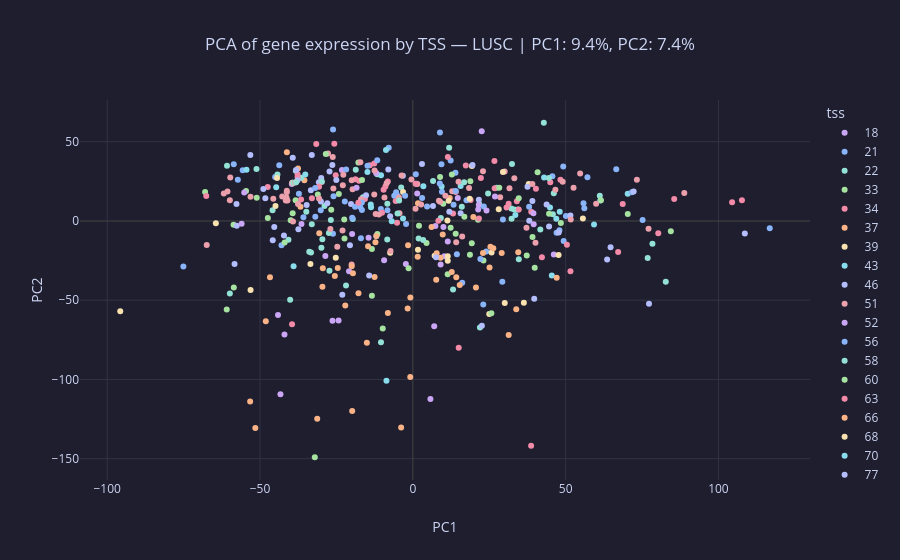

The code cell stored with this chart in its notebook:
### Markdown cell above
The survival rates varies drastically across sites. TSS 22 has 93% death rate and TSS 37 has 8% -> That's a 85 percentage point spread across the hospitals. These differences could either be because of:
- Real biological difference - Certain sites get more later stage cancers than others
- Follow up artefact
- Both

A large amount of variation in the death rate could be explained purely by which site the patient went through. Our model should be able to absorb these differences so that only the biologically relevant covariates remain

### Code cell
from sklearn.decomposition import PCA

gene_cols = [c for c in df.columns if c.startswith("ENSG")]

pca = PCA(n_components=2)
coords = pca.fit_transform(df[gene_cols])

pca_df = pd.DataFrame({
    "PC1": coords[:, 0],
    "PC2": coords[:, 1],
    "tss": df["tss"].astype(str),
    "patient": df["patient_barcode"]
})

fig = px.scatter(
    pca_df, x="PC1", y="PC2", color="tss",
    hover_data=["patient"],
    title=f"PCA of gene expression by TSS — LUSC | PC1: {pca.explained_variance_ratio_[0]:.1%}, PC2: {pca.explained_variance_ratio_[1]:.1%}",
)
fig.show()

### Figure 1 — Plotly figure (JSON) as saved in the notebook; plotly's stock layout.template omitted (floating-point values rounded to 4 significant figures)
{"data": [{"customdata": [["TCGA-18-3406"], ["TCGA-18-3407"], ["TCGA-18-3408"], ["TCGA-18-3409"], ["TCGA-18-3410"], ["TCGA-18-3411"], ["TCGA-18-3412"], ["TCGA-18-3414"], ["TCGA-18-3415"], ["TCGA-18-3416"], ["TCGA-18-3417"], ["TCGA-18-3419"], ["TCGA-18-3421"], ["TCGA-18-4083"], ["TCGA-18-4086"], ["TCGA-18-4721"], ["TCGA-18-5592"], ["TCGA-18-5595"]], "hovertemplate": "tss=18<br>PC1=%{x}<br>PC2=%{y}<br>patient=%{customdata[0]}<extra></extra>", "legendgroup": "18", "marker": {"color": "#cba6f7", "symbol": "circle"}, "mode": "markers", "name": "18", "orientation": "v", "showlegend": true, "type": "scatter", "x": [5.755, 7.388, -26.29, 46.13, 10.3, -42.0, -44.12, -2.279, -24.3, -19.87, 6.991, -14.48, -43.31, -23.21, -20.88, -9.396, -39.46, -39.6], "xaxis": "x", "y": [-112.3, -3.101, -62.93, -21.15, -22.3, -71.63, -59.36, -27.08, -62.76, -8.277, -66.48, -10.52, -109.3, 32.2, -31.77, -24.75, 24.16, 23.27], "yaxis": "y"}, {"customdata": [["TCGA-21-1070"], ["TCGA-21-1071"], ["TCGA-21-1072"], ["TCGA-21-1075"], ["TCGA-21-1076"], ["TCGA-21-1077"], ["TCGA-21-1078"], ["TCGA-21-1079"], ["TCGA-21-1080"], ["TCGA-21-1081"], ["TCGA-21-1082"], ["TCGA-21-1083"], ["TCGA-21-5782"], ["TCGA-21-5783"], ["TCGA-21-5784"], ["TCGA-21-5786"], ["TCGA-21-5787"], ["TCGA-21-A5DI"]], "hovertemplate": "tss=21<br>PC1=%{x}<br>PC2=%{y}<br>patient=%{customdata[0]}<extra></extra>", "legendgroup": "21", "marker": {"color": "#89b4fa", "symbol": "circle"}, "mode": "markers", "name": "21", "orientation": "v", "showlegend": true, "type": "scatter", "x": [24.04, -11.94, -42.97, -75.08, 47.96, -16.99, -2.207, 14.41, -26.13, -7.897, 3.04, -8.319, 9.519, 12.36, 23.05, -10.46, 16.16, -5.029], "xaxis": "x", "y": [-19.34, -9.559, -15.4, -28.75, -5.921, -10.94, -1.876, -20.99, -8.065, 46.26, 14.53, 6.781, 18.51, 38.18, -52.75, 7.595, -38.95, 15.85], "yaxis": "y"}, {"customdata": [["TCGA-22-0940"], ["TCGA-22-0944"], ["TCGA-22-1000"], ["TCGA-22-1002"], ["TCGA-22-1005"], ["TCGA-22-1011"], ["TCGA-22-1012"], ["TCGA-22-1016"], ["TCGA-22-1017"], ["TCGA-22-4591"], ["TCGA-22-4593"], ["TCGA-22-4594"], ["TCGA-22-4595"], ["TCGA-22-4596"], ["TCGA-22-4599"], ["TCGA-22-4601"], ["TCGA-22-4604"], ["TCGA-22-4605"], ["TCGA-22-4607"], ["TCGA-22-4609"], ["TCGA-22-4613"], ["TCGA-22-5471"], ["TCGA-22-5472"], ["TCGA-22-5473"], ["TCGA-22-5474"], ["TCGA-22-5477"], ["TCGA-22-5478"], ["TCGA-22-5479"], ["TCGA-22-5480"], ["TCGA-22-5481"], ["TCGA-22-5482"], ["TCGA-22-5483"], ["TCGA-22-5485"], ["TCGA-22-5489"], ["TCGA-22-5491"], ["TCGA-22-5492"], ["TCGA-22-A5C4"]], "hovertemplate": "tss=22<br>PC1=%{x}<br>PC2=%{y}<br>patient=%{customdata[0]}<extra></extra>", "legendgroup": "22", "marker": {"color": "#94e2d5", "symbol": "circle"}, "mode": "markers", "name": "22", "orientation": "v", "showlegend": true, "type": "scatter", "x": [13.16, -40.7, 78.41, 45.83, 76.85, 32.23, -33.32, 61.18, 34.67, -29.61, 6.618, 21.96, 16.02, 82.77, -21.86, -11.66, 9.16, 32.32, -10.42, 46.13, -29.92, -27.28, 34.44, -33.89, 1.894, -38.29, 21.75, -33.05, 24.63, -16.3, -27.46, -8.368, -28.92, 41.72, -59.88, 33.16, -3.814], "xaxis": "x", "y": [-43.3, -11.78, -14.32, 4.253, -23.32, 7.831, -19.92, 15.96, -24.19, -11.53, 25.24, -67.26, 8.896, -38.42, -40.67, 29.49, 1.933, 1.359, -76.49, 17.47, -16.86, -31.41, 7.287, -19.49, -11.03, 31.72, 10.49, -2.057, 17.3, 14.92, -7.583, -11.69, 9.422, -5.307, -45.69, 7.24, 21.16], "yaxis": "y"}, {"customdata": [["TCGA-33-4532"], ["TCGA-33-4533"], ["TCGA-33-4538"], ["TCGA-33-4547"], ["TCGA-33-4566"], ["TCGA-33-4582"], ["TCGA-33-4583"], ["TCGA-33-4586"], ["TCGA-33-4587"], ["TCGA-33-4589"], ["TCGA-33-6737"], ["TCGA-33-6738"], ["TCGA-33-A4WN"], ["TCGA-33-A5GW"], ["TCGA-33-AAS8"], ["TCGA-33-AASB"], ["TCGA-33-AASD"], ["TCGA-33-AASI"], ["TCGA-33-AASJ"], ["TCGA-33-AASL"]], "hovertemplate": "tss=33<br>PC1=%{x}<br>PC2=%{y}<br>patient=%{customdata[0]}<extra></extra>", "legendgroup": "33", "marker": {"color": "#a6e3a1", "symbol": "circle"}, "mode": "markers", "name": "33", "orientation": "v", "showlegend": true, "type": "scatter", "x": [-58.66, 4.478, -39.98, 14.02, -9.847, -60.9, -58.58, -41.94, -17.81, -32.08, 18.69, -13.39, -31.08, -39.32, -51.09, -22.45, -24.21, -11.6, -67.98, -47.44], "xaxis": "x", "y": [-2.396, -13.93, 0.4481, -8.082, -67.89, -55.79, -41.99, -13.63, 36.88, -149.1, -21.3, -17.64, 16.68, 4.863, 14.72, 0.9454, 16.98, -8.254, 18.23, 1.806], "yaxis": "y"}, {"customdata": [["TCGA-34-2596"], ["TCGA-34-2600"], ["TCGA-34-2608"], ["TCGA-34-5231"], ["TCGA-34-5232"], ["TCGA-34-5234"], ["TCGA-34-5236"], ["TCGA-34-5239"], ["TCGA-34-5240"], ["TCGA-34-5241"], ["TCGA-34-5927"], ["TCGA-34-5928"], ["TCGA-34-5929"], ["TCGA-34-7107"], ["TCGA-34-8454"], ["TCGA-34-8455"], ["TCGA-34-8456"], ["TCGA-34-A5IX"]], "hovertemplate": "tss=34<br>PC1=%{x}<br>PC2=%{y}<br>patient=%{customdata[0]}<extra></extra>", "legendgroup": "34", "marker": {"color": "#f38ba8", "symbol": "circle"}, "mode": "markers", "name": "34", "orientation": "v", "showlegend": true, "type": "scatter", "x": [-15.67, -17.58, 51.58, -25.24, 13.16, 38.71, 8.36, 44.98, -39.52, 15.01, -25.7, 38.74, -9.57, -14.05, 34.04, 18.91, -12.63, -5.17], "xaxis": "x", "y": [13.92, 25.42, -31.72, 28.78, 4.774, -141.9, 0.08132, 24.43, -65.18, -79.96, 48.73, 5.844, 19.63, 35.08, 12.52, 13.29, 36.19, -1.189], "yaxis": "y"}, {"customdata": [["TCGA-37-3783"], ["TCGA-37-3789"], ["TCGA-37-3792"], ["TCGA-37-4129"], ["TCGA-37-4130"], ["TCGA-37-4132"], ["TCGA-37-4133"], ["TCGA-37-4135"], ["TCGA-37-4141"], ["TCGA-37-5819"], ["TCGA-37-A5EL"], ["TCGA-37-A5EM"], ["TCGA-37-A5EN"]], "hovertemplate": "tss=37<br>PC1=%{x}<br>PC2=%{y}<br>patient=%{customdata[0]}<extra></extra>", "legendgroup": "37", "marker": {"color": "#fab387", "symbol": "circle"}, "mode": "markers", "name": "37", "orientation": "v", "showlegend": true, "type": "scatter", "x": [-19.84, -1.693, 31.37, 7.651, -3.824, -15.04, -53.23, -51.54, -8.169, -17.79, -35.49, 12.09, -39.39], "xaxis": "x", "y": [-119.9, -55.25, -71.95, -37.05, -130.3, -76.87, -113.9, -130.6, -58.14, -45.68, 25.68, 14.53, 24.16], "yaxis": "y"}, {"customdata": [["TCGA-39-5011"], ["TCGA-39-5016"], ["TCGA-39-5019"], ["TCGA-39-5021"], ["TCGA-39-5022"], ["TCGA-39-5024"], ["TCGA-39-5027"], ["TCGA-39-5028"], ["TCGA-39-5029"], ["TCGA-39-5030"], ["TCGA-39-5031"], ["TCGA-39-5034"], ["TCGA-39-5035"], ["TCGA-39-5036"], ["TCGA-39-5037"], ["TCGA-39-5039"], ["TCGA-39-5040"]], "hovertemplate": "tss=39<br>PC1=%{x}<br>PC2=%{y}<br>patient=%{customdata[0]}<extra></extra>", "legendgroup": "39", "marker": {"color": "#f9e2af", "symbol": "circle"}, "mode": "markers", "name": "39", "orientation": "v", "showlegend": true, "type": "scatter", "x": [25.01, -33.51, -7.419, -25.22, 47.69, 1.685, -64.45, 30.08, 11.42, 55.65, 7.142, 25.76, 11.43, -53.1, -95.74, 36.33, 19.33], "xaxis": "x", "y": [-58.64, -27.17, -20.04, -23.22, -21.42, -18.08, -1.477, -51.8, -22.27, 1.603, -21.92, -19.9, -25.11, -43.49, -56.93, -51.63, 34.74], "yaxis": "y"}, {"customdata": [["TCGA-43-2576"], ["TCGA-43-2578"], ["TCGA-43-2581"], ["TCGA-43-3394"], ["TCGA-43-3920"], ["TCGA-43-5668"], ["TCGA-43-5670"], ["TCGA-43-6143"], ["TCGA-43-6647"], ["TCGA-43-6770"], ["TCGA-43-6771"], ["TCGA-43-6773"], ["TCGA-43-7656"], ["TCGA-43-7657"], ["TCGA-43-7658"], ["TCGA-43-8115"], ["TCGA-43-8116"], ["TCGA-43-8118"], ["TCGA-43-A474"], ["TCGA-43-A475"], ["TCGA-43-A56U"], ["TCGA-43-A56V"]], "hovertemplate": "tss=43<br>PC1=%{x}<br>PC2=%{y}<br>patient=%{customdata[0]}<extra></extra>", "legendgroup": "43", "marker": {"color": "#89dceb", "symbol": "circle"}, "mode": "markers", "name": "43", "orientation": "v", "showlegend": true, "type": "scatter", "x": [45.47, -3.204, 59.29, -39.02, -8.63, 44.89, -6.901, -8.785, 70.32, -10.41, 33.55, 46.95, 15.65, -13.77, -14.85, 42.94, 1.125, 3.44, -44.71, 9.414, 61.34, -19.65], "xaxis": "x", "y": [-34.33, 1.494, -2.195, -28.5, -100.8, 8.461, -0.1141, 44.73, 17.12, 28.89, 3.756, 1.374, 22.06, 10.43, 30.91, 27.38, 23.43, 21.85, 21.3, 21.78, 12.96, 1.237], "yaxis": "y"}, {"customdata": [["TCGA-46-3765"], ["TCGA-46-3766"], ["TCGA-46-3767"], ["TCGA-46-3768"], ["TCGA-46-3769"], ["TCGA-46-6025"], ["TCGA-46-6026"]], "hovertemplate": "tss=46<br>PC1=%{x}<br>PC2=%{y}<br>patient=%{customdata[0]}<extra></extra>", "legendgroup": "46", "marker": {"color": "#b4befe", "symbol": "circle"}, "mode": "markers", "name": "46", "orientation": "v", "showlegend": true, "type": "scatter", "x": [-23.07, 77.28, 63.58, -45.84, 22.59, -20.23, -33.06], "xaxis": "x", "y": [-46.56, -52.2, -24.34, -12.16, -66.09, 10.69, 41.68], "yaxis": "y"}, {"customdata": [["TCGA-51-4079"], ["TCGA-51-4080"], ["TCGA-51-4081"], ["TCGA-51-6867"]], "hovertemplate": "tss=51<br>PC1=%{x}<br>PC2=%{y}<br>patient=%{customdata[0]}<extra></extra>", "legendgroup": "51", "marker": {"color": "#eba0ac", "symbol": "circle"}, "mode": "markers", "name": "51", "orientation": "v", "showlegend": true, "type": "scatter", "x": [-20.03, -67.45, -26.21, -16.96], "xaxis": "x", "y": [-27.47, -15.15, 40.36, 13.77], "yaxis": "y"}, {"customdata": [["TCGA-52-7622"], ["TCGA-52-7809"], ["TCGA-52-7810"], ["TCGA-52-7811"], ["TCGA-52-7812"]], "hovertemplate": "tss=52<br>PC1=%{x}<br>PC2=%{y}<br>patient=%{customdata[0]}<extra></extra>", "legendgroup": "52", "marker": {"color": "#cba6f7", "symbol": "circle"}, "mode": "markers", "name": "52", "orientation": "v", "showlegend": true, "type": "scatter", "x": [21.39, -12.02, -28.62, 11.43, 9.091], "xaxis": "x", "y": [7.186, 30.25, -22.04, -13.03, -27.48], "yaxis": "y"}, {"customdata": [["TCGA-56-1622"], ["TCGA-56-5897"], ["TCGA-56-5898"], ["TCGA-56-6545"], ["TCGA-56-7221"], ["TCGA-56-7222"], ["TCGA-56-7223"], ["TCGA-56-7579"], ["TCGA-56-7580"], ["TCGA-56-7582"], ["TCGA-56-7730"], ["TCGA-56-7731"], ["TCGA-56-7822"], ["TCGA-56-7823"], ["TCGA-56-8082"], ["TCGA-56-8083"], ["TCGA-56-8201"], ["TCGA-56-8304"], ["TCGA-56-8305"], ["TCGA-56-8307"], ["TCGA-56-8308"], ["TCGA-56-8309"], ["TCGA-56-8503"], ["TCGA-56-8504"], ["TCGA-56-8622"], ["TCGA-56-8623"], ["TCGA-56-8624"], ["TCGA-56-8625"], ["TCGA-56-8626"], ["TCGA-56-8628"], ["TCGA-56-8629"], ["TCGA-56-A49D"], ["TCGA-56-A4BW"], ["TCGA-56-A4BX"], ["TCGA-56-A4BY"], ["TCGA-56-A4ZJ"], ["TCGA-56-A4ZK"], ["TCGA-56-A5DR"], ["TCGA-56-A5DS"], ["TCGA-56-A62T"]], "hovertemplate": "tss=56<br>PC1=%{x}<br>PC2=%{y}<br>patient=%{customdata[0]}<extra></extra>", "legendgroup": "56", "marker": {"color": "#89b4fa", "symbol": "circle"}, "mode": "markers", "name": "56", "orientation": "v", "showlegend": true, "type": "scatter", "x": [-16.65, 50.1, 17.55, 55.85, -37.27, -19.85, -45.05, -31.91, -22.26, -25.95, -57.26, 49.35, 29.48, -55.68, -21.83, 8.875, 47.04, -35.81, -16.67, 9.37, 0.9734, 71.67, 56.11, -18.91, 38.05, 116.8, 45.67, 57.13, 49.21, 66.57, -5.468, 13.33, 13.64, -58.59, -11.64, 75.19, -14.84, -17.2, 13.96, -6.077], "xaxis": "x", "y": [6.996, 3.156, 13.14, 11.16, 17.14, 1.977, 27.8, 2.739, 12.33, 15.64, 26.04, -12.7, 0.8605, 31.96, 32.45, 55.82, -7.398, 2.28, 11.71, 35.74, 29.51, 18.13, 8.086, 8.959, 8.976, -4.596, 28.28, 27.59, 34.39, 32.64, 18.18, 10.21, 18.71, 35.82, 38.27, 0.5636, 34.78, 8.799, 30.46, 15.87], "yaxis": "y"}, {"customdata": [["TCGA-58-8386"], ["TCGA-58-8387"], ["TCGA-58-8388"], ["TCGA-58-8390"], ["TCGA-58-8391"], ["TCGA-58-8392"], ["TCGA-58-8393"], ["TCGA-58-A46J"], ["TCGA-58-A46K"], ["TCGA-58-A46L"], ["TCGA-58-A46M"], ["TCGA-58-A46N"]], "hovertemplate": "tss=58<br>PC1=%{x}<br>PC2=%{y}<br>patient=%{customdata[0]}<extra></extra>", "legendgroup": "58", "marker": {"color": "#94e2d5", "symbol": "circle"}, "mode": "markers", "name": "58", "orientation": "v", "showlegend": true, "type": "scatter", "x": [44.52, -40.14, 42.87, 11.88, -36.49, -44.3, 27.46, -8.327, -39.11, -18.67, -45.89, -60.8], "xaxis": "x", "y": [27.09, -49.68, 61.97, 46.15, 27.29, 29.39, 20.89, 10.91, 24.11, 32.25, 6.753, 34.77], "yaxis": "y"}, {"customdata": [["TCGA-60-2695"], ["TCGA-60-2696"], ["TCGA-60-2697"], ["TCGA-60-2698"], ["TCGA-60-2703"], ["TCGA-60-2704"], ["TCGA-60-2706"], ["TCGA-60-2707"], ["TCGA-60-2708"], ["TCGA-60-2709"], ["TCGA-60-2710"], ["TCGA-60-2711"], ["TCGA-60-2712"], ["TCGA-60-2713"], ["TCGA-60-2714"], ["TCGA-60-2715"], ["TCGA-60-2716"], ["TCGA-60-2719"], ["TCGA-60-2720"], ["TCGA-60-2721"], ["TCGA-60-2722"], ["TCGA-60-2723"], ["TCGA-60-2724"], ["TCGA-60-2725"], ["TCGA-60-2726"]], "hovertemplate": "tss=60<br>PC1=%{x}<br>PC2=%{y}<br>patient=%{customdata[0]}<extra></extra>", "legendgroup": "60", "marker": {"color": "#a6e3a1", "symbol": "circle"}, "mode": "markers", "name": "60", "orientation": "v", "showlegend": true, "type": "scatter", "x": [8.917, 11.4, 84.43, 23.12, 9.95, 61.54, 2.013, 39.16, 12.37, 44.58, 12.78, -38.36, 48.43, 21.35, 37.27, 70.33, -16.62, -26.7, 25.7, 18.82, -54.58, -13.39, -1.396, 39.88, -22.36], "xaxis": "x", "y": [27.67, -33.59, -6.495, -24.92, 10.92, 13.0, -2.962, -10.03, -4.258, 4.495, 29.35, 13.15, -1.343, 0.7692, -21.85, 4.449, 25.85, 7.104, -58.14, 25.03, 18.94, -47.17, -29.88, -29.56, -11.09], "yaxis": "y"}, {"customdata": [["TCGA-63-6202"], ["TCGA-63-7020"], ["TCGA-63-7021"], ["TCGA-63-7022"], ["TCGA-63-7023"], ["TCGA-63-A5M9"], ["TCGA-63-A5MB"], ["TCGA-63-A5MG"], ["TCGA-63-A5MH"], ["TCGA-63-A5MI"], ["TCGA-63-A5MJ"], ["TCGA-63-A5ML"], ["TCGA-63-A5MM"], ["TCGA-63-A5MN"], ["TCGA-63-A5MP"], ["TCGA-63-A5MR"], ["TCGA-63-A5MS"], ["TCGA-63-A5MT"], ["TCGA-63-A5MV"], ["TCGA-63-A5MW"], ["TCGA-63-A5MY"]], "hovertemplate": "tss=63<br>PC1=%{x}<br>PC2=%{y}<br>patient=%{customdata[0]}<extra></extra>", "legendgroup": "63", "marker": {"color": "#f38ba8", "symbol": "circle"}, "mode": "markers", "name": "63", "orientation": "v", "showlegend": true, "type": "scatter", "x": [50.42, 26.78, 14.03, 68.68, -47.48, -33.02, -37.71, 31.35, -8.99, -37.72, -36.57, -18.79, 42.24, 80.32, -10.08, -5.615, 48.3, 21.62, 22.26, 11.46, -67.59], "xaxis": "x", "y": [-14.95, 20.66, 18.31, 10.75, 21.43, 14.38, 29.47, 10.8, 21.83, 27.73, 13.5, 26.26, -22.96, -7.738, 5.145, 12.65, 25.98, 1.566, 27.17, 40.4, 15.71], "yaxis": "y"}, {"customdata": [["TCGA-66-2727"], ["TCGA-66-2734"], ["TCGA-66-2737"], ["TCGA-66-2742"], ["TCGA-66-2744"], ["TCGA-66-2753"], ["TCGA-66-2754"], ["TCGA-66-2755"], ["TCGA-66-2756"], ["TCGA-66-2757"], ["TCGA-66-2758"], ["TCGA-66-2759"], ["TCGA-66-2763"], ["TCGA-66-2765"], ["TCGA-66-2766"], ["TCGA-66-2767"], ["TCGA-66-2768"], ["TCGA-66-2769"], ["TCGA-66-2770"], ["TCGA-66-2771"], ["TCGA-66-2773"], ["TCGA-66-2777"], ["TCGA-66-2778"], ["TCGA-66-2780"], ["TCGA-66-2781"], ["TCGA-66-2782"], ["TCGA-66-2783"], ["TCGA-66-2785"], ["TCGA-66-2786"], ["TCGA-66-2787"], ["TCGA-66-2788"], ["TCGA-66-2789"], ["TCGA-66-2790"], ["TCGA-66-2791"], ["TCGA-66-2792"], ["TCGA-66-2793"], ["TCGA-66-2794"], ["TCGA-66-2795"], ["TCGA-66-2800"]], "hovertemplate": "tss=66<br>PC1=%{x}<br>PC2=%{y}<br>patient=%{customdata[0]}<extra></extra>", "legendgroup": "66", "marker": {"color": "#fab387", "symbol": "circle"}, "mode": "markers", "name": "66", "orientation": "v", "showlegend": true, "type": "scatter", "x": [-29.46, 26.34, 9.08, -1.561, 47.07, 9.779, -46.74, 22.97, -19.6, -11.92, -29.59, -20.0, -14.65, 15.34, -48.12, 29.08, -0.8129, 33.84, 1.681, -0.8431, 6.126, 7.801, -31.29, 14.21, -25.52, 12.74, -12.23, 20.65, 25.39, -30.61, 34.49, 25.1, 19.81, 1.584, -36.76, -37.57, -24.56, -22.11, -12.51], "xaxis": "x", "y": [-29.81, -17.25, -23.28, -15.35, -35.89, -8.546, -35.43, -20.15, -32.97, -9.513, -41.53, -28.58, -15.89, -40.43, -63.21, -20.21, -48.33, -55.62, 11.1, -98.37, -3.799, -20.36, -124.7, -35.47, -34.79, -32.24, -13.39, -42.03, -16.25, -7.672, -19.78, -29.33, 2.537, -22.65, 9.043, 33.16, -29.66, -53.32, -35.41], "yaxis": "y"}, {"customdata": [["TCGA-68-7755"], ["TCGA-68-7756"], ["TCGA-68-7757"], ["TCGA-68-8250"], ["TCGA-68-8251"], ["TCGA-68-A59I"], ["TCGA-68-A59J"]], "hovertemplate": "tss=68<br>PC1=%{x}<br>PC2=%{y}<br>patient=%{customdata[0]}<extra></extra>", "legendgroup": "68", "marker": {"color": "#f9e2af", "symbol": "circle"}, "mode": "markers", "name": "68", "orientation": "v", "showlegend": true, "type": "scatter", "x": [-44.95, 11.32, 28.11, 18.59, 11.7, 37.93, -3.204], "xaxis": "x", "y": [9.506, 0.344, 7.425, 14.08, 12.8, 23.27, 18.35], "yaxis": "y"}, {"customdata": [["TCGA-70-6722"], ["TCGA-70-6723"]], "hovertemplate": "tss=70<br>PC1=%{x}<br>PC2=%{y}<br>patient=%{customdata[0]}<extra></extra>", "legendgroup": "70", "marker": {"color": "#89dceb", "symbol": "circle"}, "mode": "markers", "name": "70", "orientation": "v", "showlegend": true, "type": "scatter", "x": [48.07, -54.44], "xaxis": "x", "y": [5.76, 32.25], "yaxis": "y"}, {"customdata": [["TCGA-77-6842"], ["TCGA-77-6843"], ["TCGA-77-6844"], ["TCGA-77-6845"], ["TCGA-77-7138"], ["TCGA-77-7139"], ["TCGA-77-7140"], ["TCGA-77-7141"], ["TCGA-77-7142"], ["TCGA-77-7335"], ["TCGA-77-7337"], ["TCGA-77-7338"], ["TCGA-77-7463"], ["TCGA-77-7465"], ["TCGA-77-8007"], ["TCGA-77-8008"], ["TCGA-77-8009"], ["TCGA-77-8128"], ["TCGA-77-8130"], ["TCGA-77-8131"], ["TCGA-77-8133"], ["TCGA-77-8136"], ["TCGA-77-8138"], ["TCGA-77-8139"], ["TCGA-77-8140"], ["TCGA-77-8143"], ["TCGA-77-8144"], ["TCGA-77-8145"], ["TCGA-77-8146"], ["TCGA-77-8148"], ["TCGA-77-8150"], ["TCGA-77-8153"], ["TCGA-77-8154"], ["TCGA-77-8156"], ["TCGA-77-A5FZ"], ["TCGA-77-A5G1"], ["TCGA-77-A5G3"], ["TCGA-77-A5G6"], ["TCGA-77-A5G7"], ["TCGA-77-A5G8"], ["TCGA-77-A5GA"], ["TCGA-77-A5GB"], ["TCGA-77-A5GF"], ["TCGA-77-A5GH"]], "hovertemplate": "tss=77<br>PC1=%{x}<br>PC2=%{y}<br>patient=%{customdata[0]}<extra></extra>", "legendgroup": "77", "marker": {"color": "#b4befe", "symbol": "circle"}, "mode": "markers", "name": "77", "orientation": "v", "showlegend": true, "type": "scatter", "x": [37.52, -27.26, -8.029, -48.91, -20.58, -57.61, -58.34, -30.08, -7.427, 39.72, 7.603, 11.95, -42.18, -14.29, 51.57, 72.26, -37.73, -38.21, 38.1, 64.71, 2.997, 39.13, 44.57, -3.263, -15.31, -34.75, -37.45, 19.53, 21.61, -29.98, -25.04, -53.18, -33.36, 6.597, 108.6, 47.74, -39.28, -26.33, -48.27, -27.99, -45.35, 15.65, -30.75, 43.78], "xaxis": "x", "y": [21.62, 31.27, 32.41, 20.12, -15.31, -3.081, -27.22, 12.33, 2.902, -49.1, -22.89, 5.839, -9.089, -34.37, 3.465, 18.61, 25.7, 32.1, 0.07453, -16.63, 35.93, 12.56, -3.504, 28.6, 16.19, 10.04, -5.281, 35.26, 13.45, 27.09, 25.91, 41.62, 19.39, 9.516, -7.923, -7.295, 39.89, 35.33, 14.28, 11.26, -3.844, 4.885, 24.38, 10.32], "yaxis": "y"}, {"customdata": [["TCGA-85-6175"], ["TCGA-85-6560"], ["TCGA-85-6561"], ["TCGA-85-6798"], ["TCGA-85-7696"], ["TCGA-85-7697"], ["TCGA-85-7698"], ["TCGA-85-7699"], ["TCGA-85-7710"], ["TCGA-85-7843"], ["TCGA-85-7844"], ["TCGA-85-7950"], ["TCGA-85-8048"], ["TCGA-85-8049"], ["TCGA-85-8052"], ["TCGA-85-8070"], ["TCGA-85-8071"], ["TCGA-85-8072"], ["TCGA-85-8276"], ["TCGA-85-8277"], ["TCGA-85-8287"], ["TCGA-85-8288"], ["TCGA-85-8350"], ["TCGA-85-8351"], ["TCGA-85-8352"], ["TCGA-85-8353"], ["TCGA-85-8354"], ["TCGA-85-8355"], ["TCGA-85-8479"], ["TCGA-85-8481"], ["TCGA-85-8580"], ["TCGA-85-8582"], ["TCGA-85-8584"], ["TCGA-85-8664"], ["TCGA-85-8666"], ["TCGA-85-A4CL"], ["TCGA-85-A4CN"], ["TCGA-85-A4JB"], ["TCGA-85-A4JC"], ["TCGA-85-A4PA"], ["TCGA-85-A4QQ"], ["TCGA-85-A4QR"], ["TCGA-85-A50M"], ["TCGA-85-A50Z"], ["TCGA-85-A510"], ["TCGA-85-A511"], ["TCGA-85-A512"], ["TCGA-85-A513"], ["TCGA-85-A53L"], ["TCGA-85-A5B5"]], "hovertemplate": "tss=85<br>PC1=%{x}<br>PC2=%{y}<br>patient=%{customdata[0]}<extra></extra>", "legendgroup": "85", "marker": {"color": "#eba0ac", "symbol": "circle"}, "mode": "markers", "name": "85", "orientation": "v", "showlegend": true, "type": "scatter", "x": [88.83, 8.927, 28.58, -37.56, -22.9, 2.709, -4.547, 18.39, 1.486, -12.15, 14.96, 30.05, 59.98, 52.59, -20.01, -61.85, -27.76, -3.682, 10.66, -41.58, 54.75, 22.96, 33.21, 8.545, -41.24, 31.62, -60.65, 39.12, -19.72, 37.19, -22.75, 46.65, 40.14, -29.82, 0.8993, -26.98, -26.0, -0.4481, 14.2, 73.31, -11.12, -59.75, 49.04, -7.291, -4.363, 12.89, -41.25, 77.13, -23.0, -38.49], "xaxis": "x", "y": [17.59, 12.11, 15.03, 10.77, 22.56, 10.37, 14.82, 20.84, 23.36, 4.403, 24.76, 31.25, 10.87, 21.02, 25.64, 17.28, 42.53, 28.65, 15.86, 12.93, 29.88, 31.33, 26.9, 12.77, 18.99, 20.63, 18.67, 23.39, 19.97, -4.321, 29.22, 19.74, -13.77, 24.63, 7.669, -5.075, 20.54, 26.13, -13.49, 25.96, 4.15, 27.42, 24.82, -18.93, 4.944, 18.8, 18.17, -4.93, -6.0, 24.27], "yaxis": "y"}, {"customdata": [["TCGA-90-6837"], ["TCGA-90-7766"], ["TCGA-90-7767"], ["TCGA-90-7769"], ["TCGA-90-7964"], ["TCGA-90-A4ED"], ["TCGA-90-A4EE"], ["TCGA-90-A59Q"]], "hovertemplate": "tss=90<br>PC1=%{x}<br>PC2=%{y}<br>patient=%{customdata[0]}<extra></extra>", "legendgroup": "90", "marker": {"color": "#cba6f7", "symbol": "circle"}, "mode": "markers", "name": "90", "orientation": "v", "showlegend": true, "type": "scatter", "x": [39.46, 1.433, 14.71, -56.02, 21.6, 22.54, 26.88, 39.55], "xaxis": "x", "y": [4.914, 17.4, 14.49, -1.687, 10.03, 56.59, 15.37, -2.111], "yaxis": "y"}, {"customdata": [["TCGA-92-7340"], ["TCGA-92-7341"], ["TCGA-92-8063"], ["TCGA-92-8064"], ["TCGA-92-8065"]], "hovertemplate": "tss=92<br>PC1=%{x}<br>PC2=%{y}<br>patient=%{customdata[0]}<extra></extra>", "legendgroup": "92", "marker": {"color": "#89b4fa", "symbol": "circle"}, "mode": "markers", "name": "92", "orientation": "v", "showlegend": true, "type": "scatter", "x": [22.1, -30.13, 4.662, 14.06, 23.22], "xaxis": "x", "y": [-24.03, 6.774, 9.076, 18.94, 9.079], "yaxis": "y"}, {"customdata": [["TCGA-94-7033"], ["TCGA-94-7557"], ["TCGA-94-7943"], ["TCGA-94-8035"], ["TCGA-94-8490"], ["TCGA-94-8491"], ["TCGA-94-A4VJ"], ["TCGA-94-A5I4"], ["TCGA-94-A5I6"]], "hovertemplate": "tss=94<br>PC1=%{x}<br>PC2=%{y}<br>patient=%{customdata[0]}<extra></extra>", "legendgroup": "94", "marker": {"color": "#94e2d5", "symbol": "circle"}, "mode": "markers", "name": "94", "orientation": "v", "showlegend": true, "type": "scatter", "x": [-26.83, -5.0, -4.485, -34.86, -51.16, 3.4, 16.78, -38.19, -29.79], "xaxis": "x", "y": [0.6301, 4.793, 12.87, 5.802, 32.76, -12.03, 24.49, 24.43, 24.91], "yaxis": "y"}, {"customdata": [["TCGA-96-7544"], ["TCGA-96-7545"], ["TCGA-96-8169"], ["TCGA-96-8170"], ["TCGA-96-A4JK"], ["TCGA-96-A4JL"]], "hovertemplate": "tss=96<br>PC1=%{x}<br>PC2=%{y}<br>patient=%{customdata[0]}<extra></extra>", "legendgroup": "96", "marker": {"color": "#a6e3a1", "symbol": "circle"}, "mode": "markers", "name": "96", "orientation": "v", "showlegend": true, "type": "scatter", "x": [16.86, 19.29, 34.65, 28.28, -28.48, 40.83], "xaxis": "x", "y": [2.687, -14.05, 14.39, 21.02, 42.23, 30.8], "yaxis": "y"}, {"customdata": [["TCGA-98-7454"], ["TCGA-98-8020"], ["TCGA-98-8021"], ["TCGA-98-8022"], ["TCGA-98-8023"], ["TCGA-98-A538"], ["TCGA-98-A539"], ["TCGA-98-A53A"], ["TCGA-98-A53B"], ["TCGA-98-A53C"], ["TCGA-98-A53D"], ["TCGA-98-A53H"], ["TCGA-98-A53I"], ["TCGA-98-A53J"]], "hovertemplate": "tss=98<br>PC1=%{x}<br>PC2=%{y}<br>patient=%{customdata[0]}<extra></extra>", "legendgroup": "98", "marker": {"color": "#f38ba8", "symbol": "circle"}, "mode": "markers", "name": "98", "orientation": "v", "showlegend": true, "type": "scatter", "x": [67.19, 34.67, 17.33, 40.28, 30.67, -17.84, 0.9052, -31.6, 26.7, 107.7, 104.5, 85.53, -8.182, -30.7], "xaxis": "x", "y": [-19.59, 7.21, 35.01, 20.38, 8.436, 11.57, 23.55, 48.63, 37.83, 13.0, 11.83, 13.92, 24.85, 21.54], "yaxis": "y"}, {"customdata": [["TCGA-J1-A4AH"]], "hovertemplate": "tss=J1<br>PC1=%{x}<br>PC2=%{y}<br>patient=%{customdata[0]}<extra></extra>", "legendgroup": "J1", "marker": {"color": "#fab387", "symbol": "circle"}, "mode": "markers", "name": "J1", "orientation": "v", "showlegend": true, "type": "scatter", "x": [-41.22], "xaxis": "x", "y": [43.32], "yaxis": "y"}, {"customdata": [["TCGA-L3-A4E7"], ["TCGA-L3-A524"]], "hovertemplate": "tss=L3<br>PC1=%{x}<br>PC2=%{y}<br>patient=%{customdata[0]}<extra></extra>", "legendgroup": "L3", "marker": {"color": "#f9e2af", "symbol": "circle"}, "mode": "markers", "name": "L3", "orientation": "v", "showlegend": true, "type": "scatter", "x": [29.49, -44.43], "xaxis": "x", "y": [30.96, 27.18], "yaxis": "y"}, {"customdata": [["TCGA-LA-A446"], ["TCGA-LA-A7SW"]], "hovertemplate": "tss=LA<br>PC1=%{x}<br>PC2=%{y}<br>patient=%{customdata[0]}<extra></extra>", "legendgroup": "LA", "marker": {"color": "#89dceb", "symbol": "circle"}, "mode": "markers", "name": "LA", "orientation": "v", "showlegend": true, "type": "scatter", "x": [-35.19, -13.68], "xaxis": "x", "y": [29.32, 8.704], "yaxis": "y"}, {"customdata": [["TCGA-MF-A522"]], "hovertemplate": "tss=MF<br>PC1=%{x}<br>PC2=%{y}<br>patient=%{customdata[0]}<extra></extra>", "legendgroup": "MF", "marker": {"color": "#b4befe", "symbol": "circle"}, "mode": "markers", "name": "MF", "orientation": "v", "showlegend": true, "type": "scatter", "x": [-57.71], "xaxis": "x", "y": [10.65], "yaxis": "y"}, {"customdata": [["TCGA-NC-A5HD"], ["TCGA-NC-A5HE"], ["TCGA-NC-A5HF"], ["TCGA-NC-A5HG"], ["TCGA-NC-A5HH"], ["TCGA-NC-A5HI"], ["TCGA-NC-A5HJ"], ["TCGA-NC-A5HK"], ["TCGA-NC-A5HL"], ["TCGA-NC-A5HM"], ["TCGA-NC-A5HN"], ["TCGA-NC-A5HO"], ["TCGA-NC-A5HP"], ["TCGA-NC-A5HQ"], ["TCGA-NC-A5HR"], ["TCGA-NC-A5HT"]], "hovertemplate": "tss=NC<br>PC1=%{x}<br>PC2=%{y}<br>patient=%{customdata[0]}<extra></extra>", "legendgroup": "NC", "marker": {"color": "#eba0ac", "symbol": "circle"}, "mode": "markers", "name": "NC", "orientation": "v", "showlegend": true, "type": "scatter", "x": [-45.66, 16.16, -12.51, -41.02, -41.34, -42.74, 51.67, -9.282, -30.69, -24.72, -59.88, -39.22, -8.576, -12.62, -53.11, -17.17], "xaxis": "x", "y": [14.06, -9.731, 31.89, 12.95, 14.81, 15.44, 0.9045, 14.86, 14.25, -16.2, 13.01, -0.3893, 23.85, 16.75, 15.34, 36.98], "yaxis": "y"}, {"customdata": [["TCGA-NK-A5CR"], ["TCGA-NK-A5CT"], ["TCGA-NK-A5CX"], ["TCGA-NK-A5D1"], ["TCGA-NK-A7XE"]], "hovertemplate": "tss=NK<br>PC1=%{x}<br>PC2=%{y}<br>patient=%{customdata[0]}<extra></extra>", "legendgroup": "NK", "marker": {"color": "#cba6f7", "symbol": "circle"}, "mode": "markers", "name": "NK", "orientation": "v", "showlegend": true, "type": "scatter", "x": [-55.17, 10.01, 24.1, -18.41, -36.44], "xaxis": "x", "y": [18.04, -3.828, 6.555, 20.93, -1.935], "yaxis": "y"}, {"customdata": [["TCGA-O2-A52N"], ["TCGA-O2-A52Q"], ["TCGA-O2-A52S"], ["TCGA-O2-A52V"], ["TCGA-O2-A52W"], ["TCGA-O2-A5IB"]], "hovertemplate": "tss=O2<br>PC1=%{x}<br>PC2=%{y}<br>patient=%{customdata[0]}<extra></extra>", "legendgroup": "O2", "marker": {"color": "#89b4fa", "symbol": "circle"}, "mode": "markers", "name": "O2", "orientation": "v", "showlegend": true, "type": "scatter", "x": [8.818, 29.29, -43.71, -2.528, -31.95, -26.1], "xaxis": "x", "y": [23.62, -38.34, 35.13, 15.88, 20.81, 57.67], "yaxis": "y"}, {"customdata": [["TCGA-XC-AA0X"]], "hovertemplate": "tss=XC<br>PC1=%{x}<br>PC2=%{y}<br>patient=%{customdata[0]}<extra></extra>", "legendgroup": "XC", "marker": {"color": "#94e2d5", "symbol": "circle"}, "mode": "markers", "name": "XC", "orientation": "v", "showlegend": true, "type": "scatter", "x": [32.45], "xaxis": "x", "y": [35.92], "yaxis": "y"}], "layout": {"legend": {"title": {"text": "tss"}, "tracegroupgap": 0}, "title": {"text": "PCA of gene expression by TSS — LUSC | PC1: 9.4%, PC2: 7.4%"}, "xaxis": {"anchor": "y", "domain": [0, 1], "title": {"text": "PC1"}}, "yaxis": {"anchor": "x", "domain": [0, 1], "title": {"text": "PC2"}}}}
